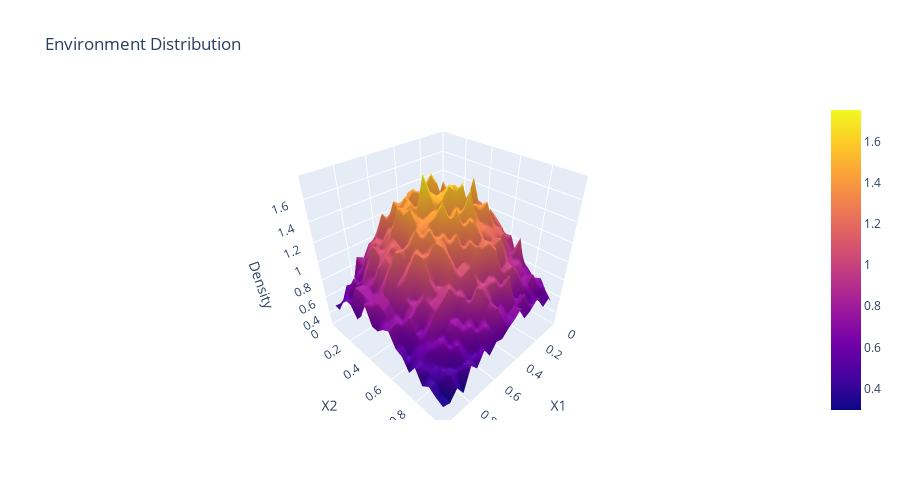

Notebook code cell kept with this figure:
### Markdown cell above
### 1.2 Environment Data

The second ingredient is a set of **environment samples**:

- Each sample is a 2D point $x = [x1, x2]$
- Together they represent the **conditions your system actually experiences** in practice:
  - These might come from historical data
  - Or from a probabilistic model of the environment

In this toy example we load a pre-generated dataset:

- We treat it purely as **input samples** — no simulator has been run on them yet.
- We'll later use them to:
  - Estimate our **Extreme Response Distribution (ERD)** by brute force, and
  - Feed them into Axtreme's QoI estimators so we can reuse them efficiently with the surrogate.

### Code cell
# Load environment data
env_data = collect_data().to_numpy()
print(f"Environment data shape: {env_data.shape}")
print(f"First 5 samples:\n{env_data[:5]}")

# Visualize the environment distribution
fig = histogram_surface3d(env_data)
fig.update_layout(title_text="Environment Distribution", scene_aspectmode="cube", height=500)
fig.show()

### Figure 1 — Plotly figure (JSON) as saved in the notebook; plotly's stock layout.template omitted (floating-point values rounded to 4 significant figures; data arrays with more than 128 entries replaced by an {"elided": "..."} marker saying what was removed)
{"data": [{"type": "surface", "x": [9.149e-06, 0.05001, 0.1, 0.15, 0.2, 0.25, 0.3, 0.35, 0.4, 0.45, 0.5, 0.55, 0.6, 0.65, 0.7, 0.75, 0.8, 0.85, 0.9, 0.95, 1.0], "y": [4.798e-06, 0.05, 0.1, 0.15, 0.2, 0.25, 0.3, 0.35, 0.4, 0.45, 0.5, 0.55, 0.6, 0.65, 0.7, 0.75, 0.8, 0.85, 0.9, 0.95, 1.0], "z": {"elided": "20x20 float values"}}], "layout": {"height": 500, "scene": {"aspectmode": "cube", "xaxis": {"range": [9.149e-06, 1.0], "title": {"text": "X1"}}, "yaxis": {"range": [4.798e-06, 1.0], "title": {"text": "X2"}}, "zaxis": {"title": {"text": "Density"}}}, "title": {"text": "Environment Distribution"}}}
